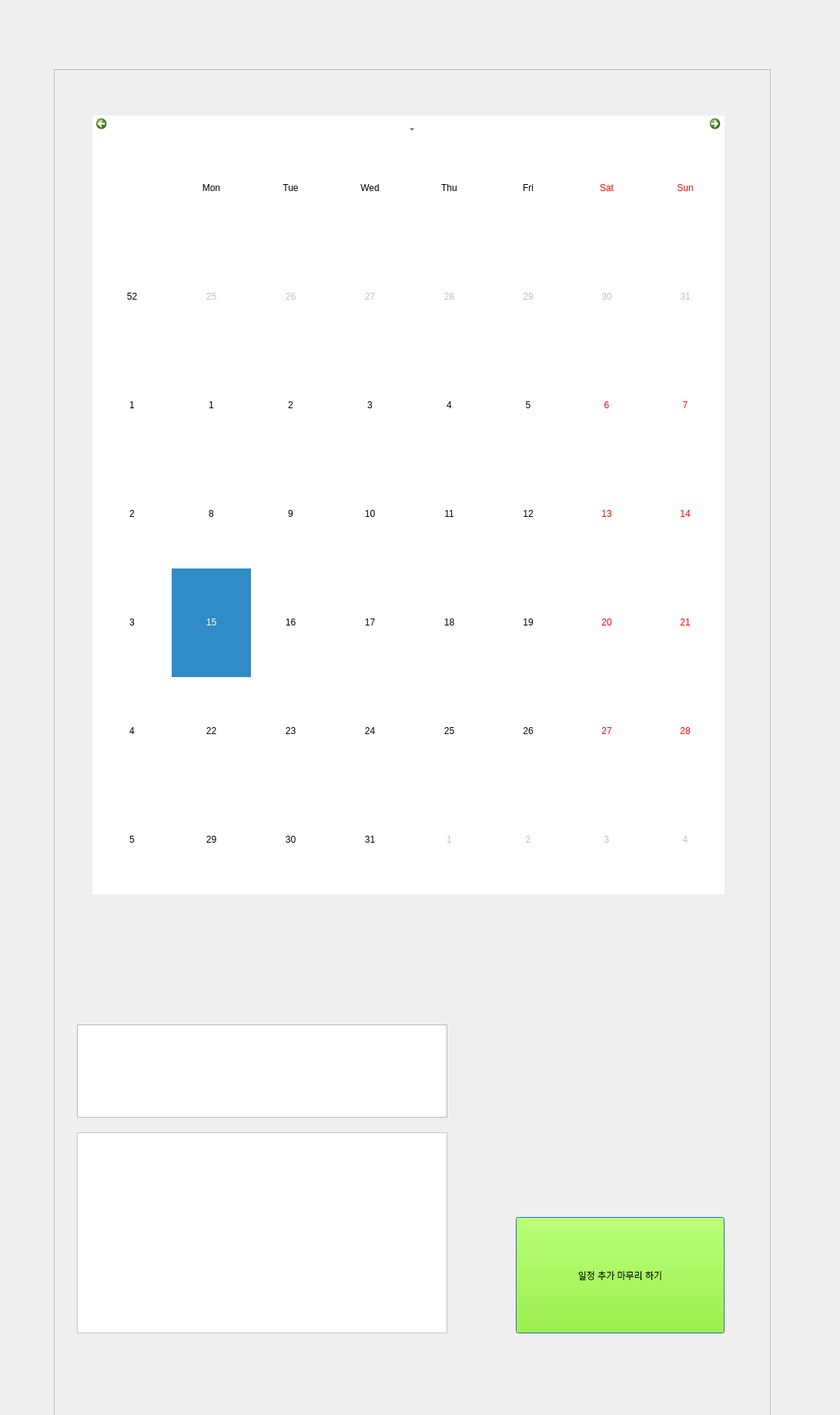
<?xml version="1.0" encoding="UTF-8"?>
<ui version="4.0">
 <class>edit</class>
 <widget class="QDialog" name="edit">
  <property name="geometry">
   <rect>
    <x>0</x>
    <y>0</y>
    <width>1091</width>
    <height>1837</height>
   </rect>
  </property>
  <property name="cursor">
   <cursorShape>PointingHandCursor</cursorShape>
  </property>
  <property name="mouseTracking">
   <bool>true</bool>
  </property>
  <property name="windowTitle">
   <string>edit</string>
  </property>
  <property name="autoFillBackground">
   <bool>true</bool>
  </property>
  <widget class="QFrame" name="frame">
   <property name="enabled">
    <bool>true</bool>
   </property>
   <property name="geometry">
    <rect>
     <x>70</x>
     <y>90</y>
     <width>931</width>
     <height>1751</height>
    </rect>
   </property>
   <property name="frameShape">
    <enum>QFrame::StyledPanel</enum>
   </property>
   <property name="frameShadow">
    <enum>QFrame::Raised</enum>
   </property>
   <widget class="QTextBrowser" name="textBrowser">
    <property name="geometry">
     <rect>
      <x>30</x>
      <y>1380</y>
      <width>481</width>
      <height>261</height>
     </rect>
    </property>
    <property name="styleSheet">
     <string notr="true">background-color: rgb(255, 255, 255);</string>
    </property>
   </widget>
   <widget class="QPushButton" name="backhome">
    <property name="geometry">
     <rect>
      <x>600</x>
      <y>1490</y>
      <width>271</width>
      <height>151</height>
     </rect>
    </property>
    <property name="styleSheet">
     <string notr="true">background-color: rgb(146, 255, 4);</string>
    </property>
    <property name="text">
     <string>일정 추가 마무리 하기</string>
    </property>
   </widget>
   <widget class="QCalendarWidget" name="calendarWidget">
    <property name="geometry">
     <rect>
      <x>50</x>
      <y>60</y>
      <width>821</width>
      <height>1011</height>
     </rect>
    </property>
    <property name="styleSheet">
     <string notr="true">background-color: rgb(255, 255, 255);
alternate-background-color: rgb(255, 255, 255);</string>
    </property>
    <property name="navigationBarVisible">
     <bool>true</bool>
    </property>
    <property name="dateEditEnabled">
     <bool>true</bool>
    </property>
   </widget>
   <widget class="QTextBrowser" name="textBrowser_2">
    <property name="geometry">
     <rect>
      <x>30</x>
      <y>1240</y>
      <width>481</width>
      <height>121</height>
     </rect>
    </property>
   </widget>
   <zorder>backhome</zorder>
   <zorder>calendarWidget</zorder>
   <zorder>textBrowser_2</zorder>
   <zorder>textBrowser</zorder>
  </widget>
 </widget>
 <resources/>
 <connections/>
</ui>
